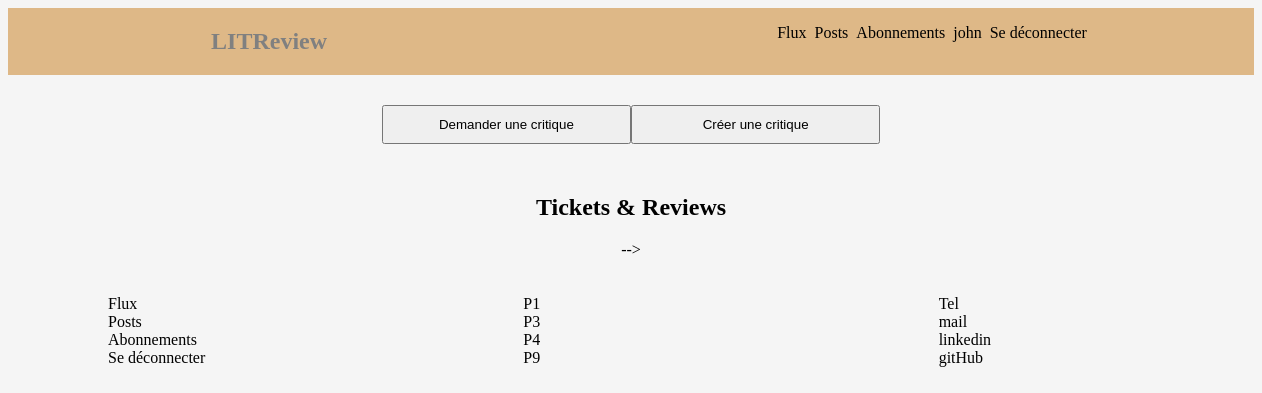
Page /flux/ (signed in) on the earlier database version.
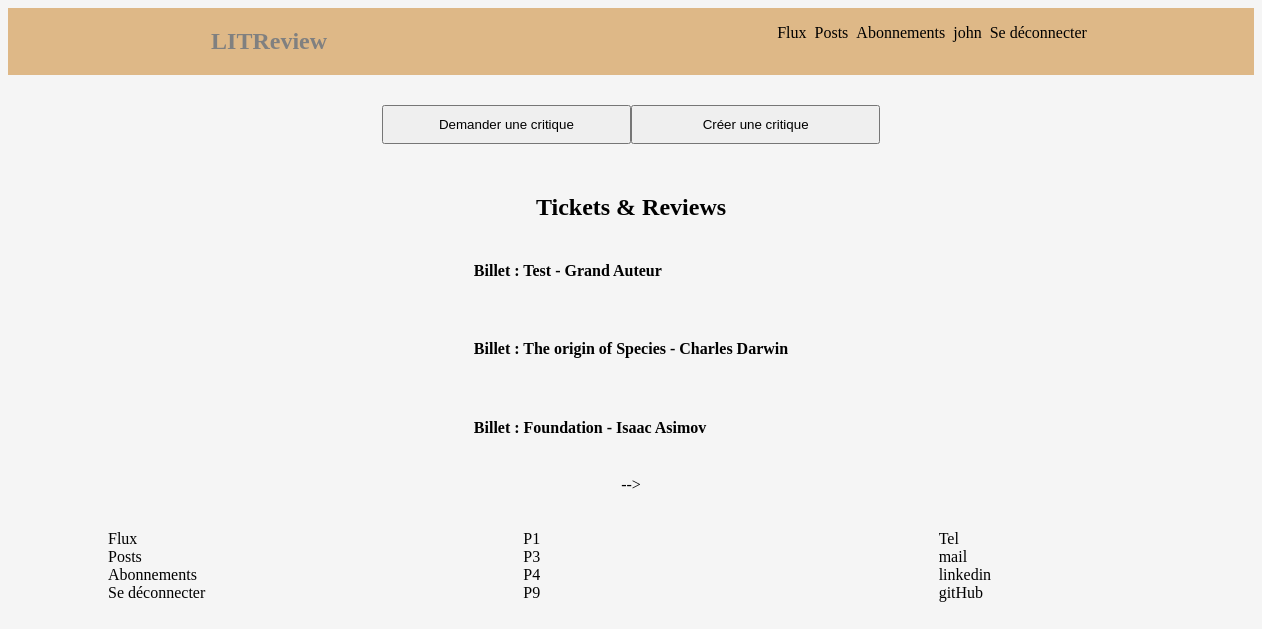
Same page on the later database version.
### Authentication/models.py (models this page shows)
class User(AbstractUser):
    CREATOR = 'CREATOR'
    SUBSCRIBER = 'SUBSCRIBER'
    GUEST = 'GUEST'
    ROLE_CHOICES = (
        (CREATOR, 'Créateur'),
        (SUBSCRIBER, 'Abonné'),
        (GUEST, 'Invité')
    )
    profile_photo = models.ImageField(verbose_name='Photo de profil')
    role = models.CharField(max_length=30, choices=ROLE_CHOICES, verbose_name='Rôle')

### Review/models.py (models this page shows, shortened)
class Review(models.Model):
    ticket = models.ForeignKey(to=Ticket, on_delete=models.CASCADE)
    rating = models.PositiveSmallIntegerField(
        validators=[MinValueValidator(0), MaxValueValidator(5)])
    headline = models.CharField(max_length=128)
    body = models.CharField(max_length=8192, blank=True)
    user = models.ForeignKey(
        to=settings.AUTH_USER_MODEL, on_delete=models.CASCADE)
    time_created = models.DateTimeField(auto_now_add=True)

class Ticket(models.Model):
    title = models.CharField(max_length=128)
    description = models.TextField(max_length= 2048, blank=True)
    user = models.ForeignKey(to=settings.AUTH_USER_MODEL, on_delete=models.CASCADE)
    image = models.ImageField(null=True,blank=True)
    time_created = models.DateTimeField(auto_now_add=True)
    def __str__(self):
        return self.title

### Review/views.py (the view)
# urls.py: path('flux/',Review.views.review_ticket, name='review_ticket'),
@login_required
def review_ticket(request):
    reviews = Review.objects.all()
    tickets = Ticket.objects.all()
    return render(request, 'review/index.html',context={'reviews':reviews, 'tickets':tickets})

### Review/templates/review/index.html (shortened to what this page needs)
{% extends 'base/base.html' %} {% block pagecontent %}
<div class="btn">
  <button class="ask">
    <a href="{% url 'ticket_create' %}"> Demander une critique</a>
  </button>
  <button class="create">
    <a href="{% url 'create_review_ticket' %}">Créer une critique</a>
  </button>
</div>
<h2>Tickets & Reviews</h2>
<div class="grid-container">
  {% for review in reviews %}
  <div class="post">
    <a href="{% url 'view_review' review.id %}">
      <h4>Billet : {{ review.ticket }}</h4>
    </a>
  </div>
  {% endfor %}
</div>
 -->
{% endblock pagecontent%}

### templates/base/base.html (shortened to what this page needs)
<!DOCTYPE html>
<html lang="fr">
  <head>
    {% load static %}
    <link
      rel="stylesheet"
      type="text/css"
      href="{% static 'base/style.css' %}"
    />
  </head>
  <body>
    <nav>
      <div>
        <a href="/">
          <h1 class="logo">LITReview</h1>
        </a>
      </div>
      <div>
        <ul class="nav">
          {% if user.is_authenticated %}
          <li><a href="flux/">Flux</a></li>
          <li><a href="posts/">Posts</a></li>
          <li><a href="abonnements/">Abonnements</a></li>
          <li><a href="My_posts/">{{ request.user }}</a></li>
          <li><a href="{% url 'logout'%}">Se déconnecter</a></li>
          {% endif %}
        </ul>
      </div>
    </nav>
    <main class="pagecontain">
      {% block pagecontent %} {% endblock pagecontent %}
    </main>
    <footer class="footer">
      <div class="nav">
        <ul class="menu">
          <li><a href="flux/">Flux</a></li>
          <li><a href="posts/">Posts</a></li>
          <li><a href="abonnements/">Abonnements</a></li>
          <li><a href="authentication/">Se déconnecter</a></li>
        </ul>
      </div>
      <div class="nav">
        <ul class="project">
          <li>P1</li>
          <li>P3</li>
          <li>P4</li>
          <li>P9</li>
        </ul>
      </div>
      <div class="nav">
        <ul class="contact">
          <li>Tel</li>
          <li>mail</li>
          <li>linkedin</li>
          <li>gitHub</li>
        </ul>
      </div>
    </footer>
  </body>
</html>

### static/base/style.css (style rules this page uses)
body { background-color: whitesmoke; }
a { text-decoration: none; color: black; }
ul { list-style: none; }
nav { background-color: burlywood; display: flex; width: 100%; flex-direction: row; justify-content: space-around; }
.nav { display: flex; width: 100%; flex-direction: row; justify-content: space-around; }
h1 { color: grey; }
.btn { width: 40%; margin: 30px; display: flex; flex-direction: row; justify-content: space-between; }
button { width: 250px; padding: 10px 20px; }
.pagecontain { width: 100%; height: 100%; display: flex; flex-direction: column; align-items: center; justify-content: center; }
footer { margin: 20px 60px; display: flex; width: 100%; flex-direction: row; justify-content: space-around; }
footer .nav { flex-direction: column; }

Differences in the rows shown:
added Review: ticket "Test - Grand Auteur"
added Review: ticket "The origin of Species - Charles Darwin"
added Review: ticket "Foundation - Isaac Asimov"
